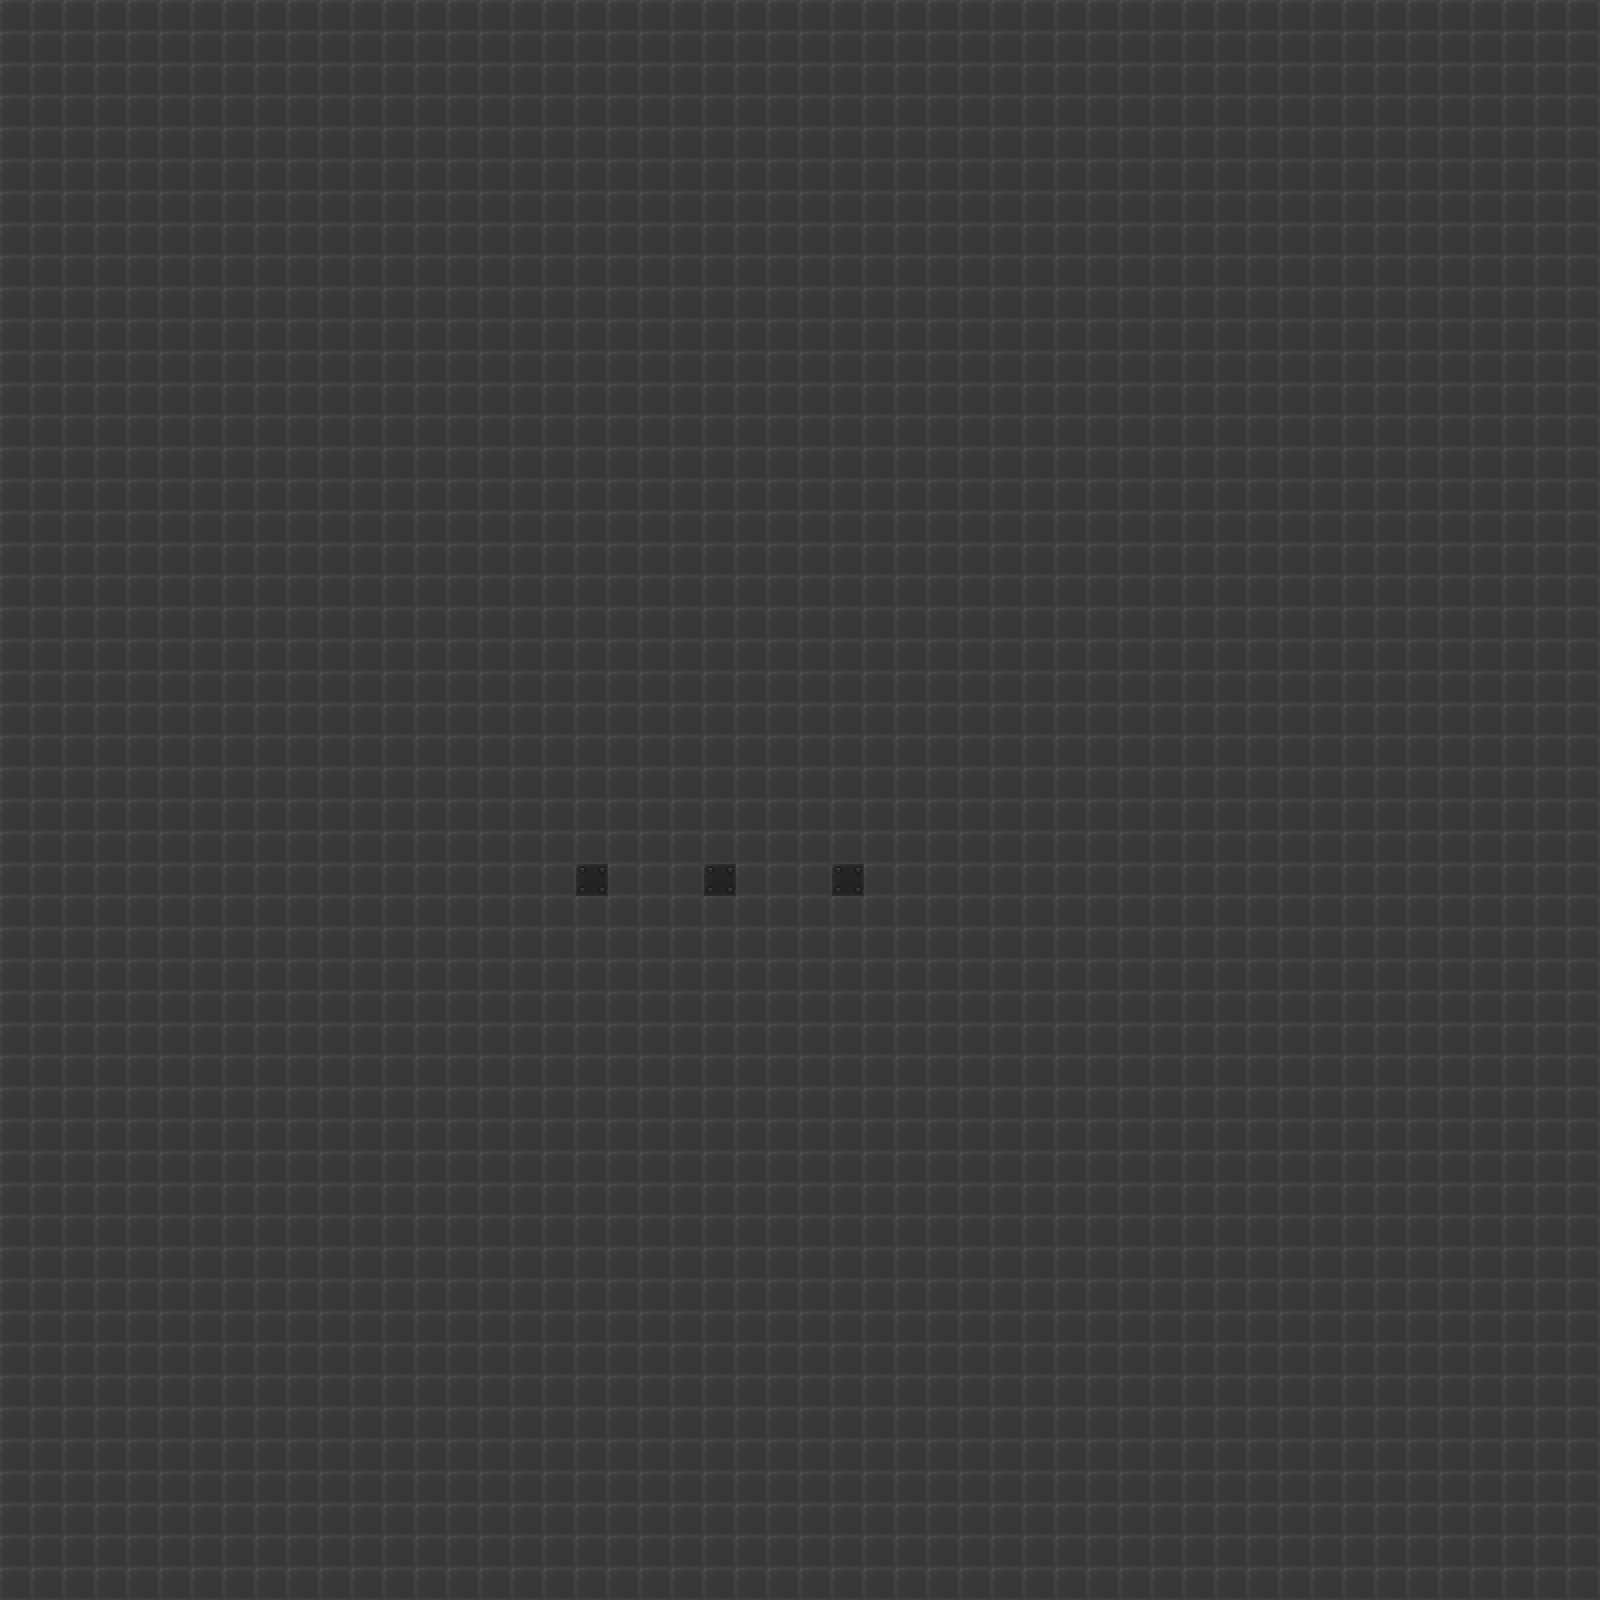

This is a level from a 2D game, rendered from its Tiled map with the project's own tilesets. A one-line summary and the map file follow, with tile-layer data summarised:
An orthogonal 50x50 tile map with 32x32 px tiles, 1 tile layer (Tile Layer 1) and 3 objects.

<map version="1.0" orientation="orthogonal" renderorder="right-down" width="50" height="50" tilewidth="32" tileheight="32" nextobjectid="4">
 <tileset firstgid="1" name="tileset32x32" tilewidth="32" tileheight="32" tilecount="169" columns="13">
  <image source="tileset32x32.png" trans="000000" width="416" height="416" />
 </tileset>
 <layer name="Tile Layer 1" width="50" height="50">
  <data>[2500 cells, 2500 non-empty, 2 distinct tile ids]</data>
 </layer>
 <objectgroup name="lv1">
  <object id="1" x="593" y="882" />
 </objectgroup>
 <objectgroup name="lv2">
  <object id="2" x="720" y="880" />
 </objectgroup>
 <objectgroup name="lv3">
  <object id="3" x="847" y="881" />
 </objectgroup>
</map>
